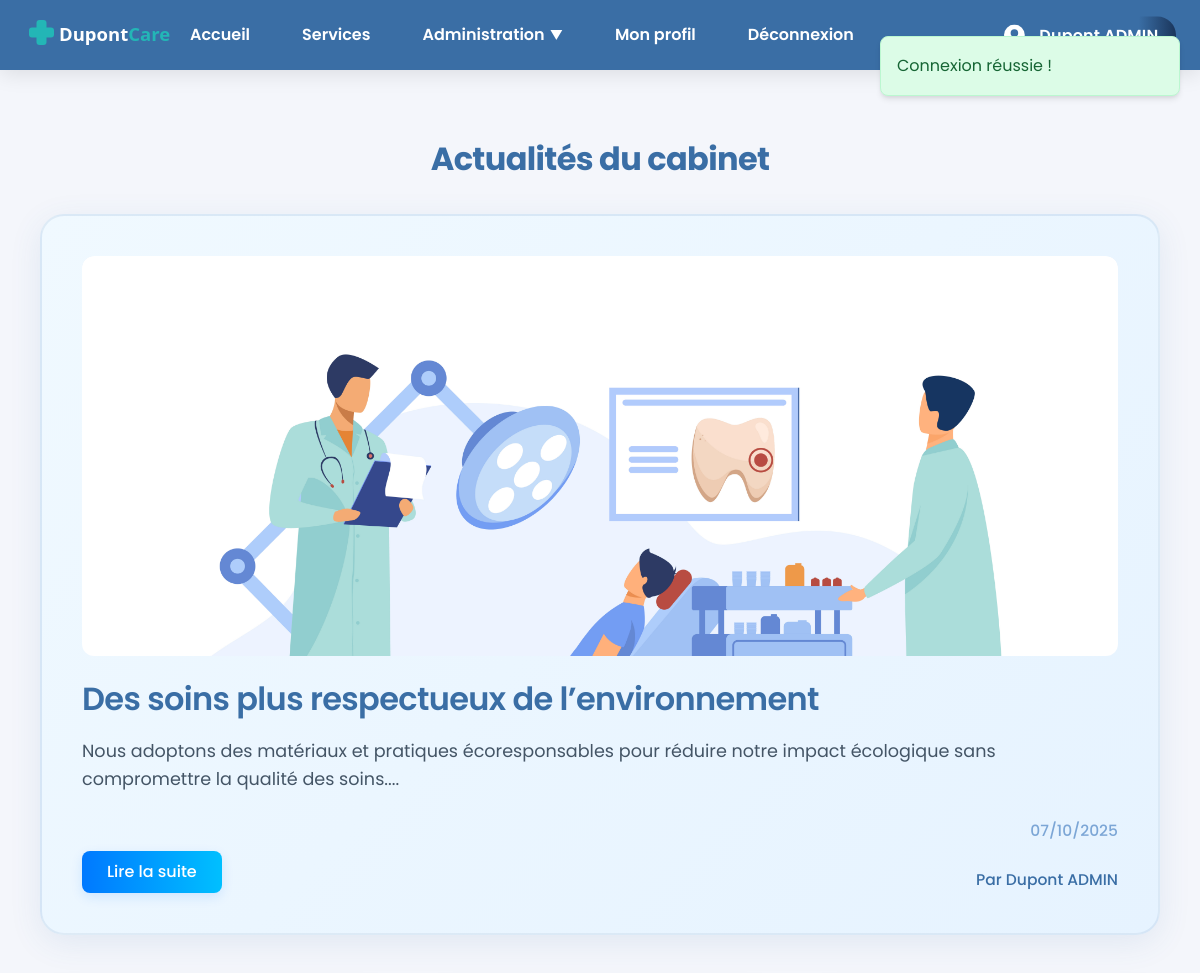
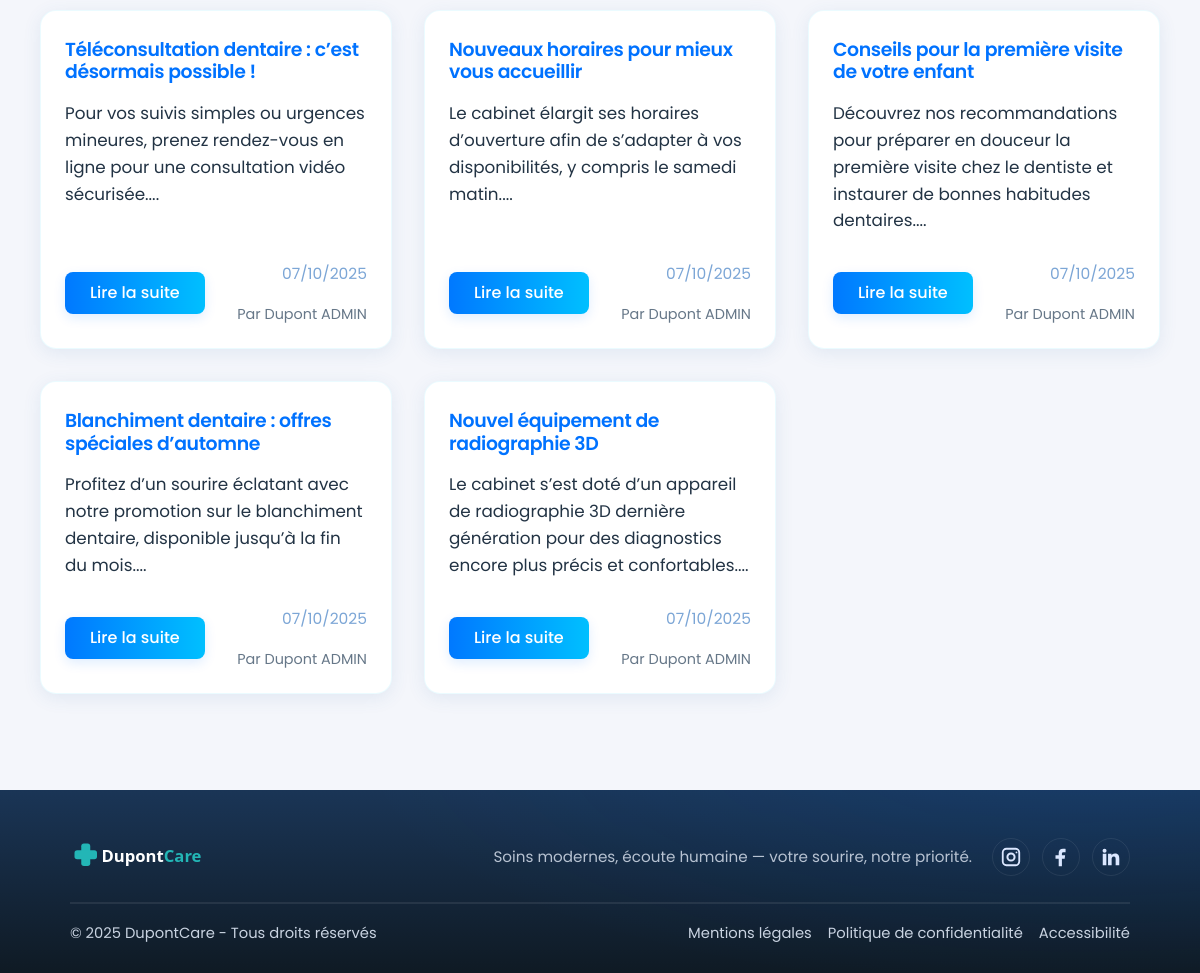
/index.php?page=actus (signed in), run on the app's committed database (2 pictures, top to bottom).
### tables this page shows
CREATE TABLE `actualite` (
  `id` int(10) UNSIGNED NOT NULL,
  `auteur_id` int(10) UNSIGNED NOT NULL,
  `titre` varchar(200) NOT NULL,
  `contenu` mediumtext NOT NULL,
  `date_publication` datetime DEFAULT NULL,
  `statut` enum('BROUILLON','PUBLIE','ARCHIVE') NOT NULL DEFAULT 'BROUILLON',
  `image` varchar(255) DEFAULT NULL
);

CREATE TABLE `utilisateur` (
  `id` int(10) UNSIGNED NOT NULL,
  `role` enum('PATIENT','MEDECIN','SECRETAIRE') NOT NULL,
  `nom` varchar(100) NOT NULL,
  `prenom` varchar(100) NOT NULL,
  `email` varchar(190) NOT NULL,
  `telephone` varchar(30) DEFAULT NULL,
  `avatar` varchar(255) DEFAULT NULL,
  `password_hash` varchar(255) NOT NULL,
  `date_inscription` datetime NOT NULL DEFAULT current_timestamp(),
  `date_naissance` date DEFAULT NULL
);

### app/core/App.php (called while the page is built, shortened)
<?php
class App {
    public function run() {
        $action = $_GET['action'] ?? 'index';
        $method = $action;
        $params = [];
        try {
            $controller = new $controllerClass();
            call_user_func_array([$controller, $method], $params);
        } catch (\Exception $e) {
            error_log("Exception détaillée: " . $e->getMessage());
            error_log("Fichier: " . $e->getFile() . " ligne " . $e->getLine());
            error_log("Stack trace: " . $e->getTraceAsString());
            http_response_code(404);
            include __DIR__ . '/../views/error/404.php';
        }
    }
}

### index.php (called while the page is built, shortened)
<?php
spl_autoload_register(function ($class) {
    $path = __DIR__ . '/' . str_replace('\\', '/', $class) . '.php';
});
$app = new App();
$app->run();

### app/core/Model.php (called while the page is built, shortened)
<?php
abstract class Model {
    public function __construct() {
        $this->db = Database::getInstance();
    }
}

### app/models/database.php (called while the page is built, shortened)
<?php
class Database {
    private static $instance = null;
    private $connection;
    private function __construct() {
        $host = 'localhost';
        $dbname = 'bdd_dupont';
        $user = 'root';
        $pass = '';
        $options = [
            PDO::ATTR_ERRMODE => PDO::ERRMODE_EXCEPTION,
            PDO::ATTR_DEFAULT_FETCH_MODE => PDO::FETCH_ASSOC,
            PDO::MYSQL_ATTR_INIT_COMMAND => 'SET NAMES utf8mb4'
        ];
        try {
            $this->connection = new PDO(
                "mysql:host=$host;dbname=$dbname",
                $user,
                $pass,
                $options
            );
        } catch (PDOException $e) {
            die('Erreur connexion BDD : ' . $e->getMessage());
        }
    }
    public function prepare($sql) {
        return $this->connection->prepare($sql);
    }
    public static function getInstance() {
        if (self::$instance === null) {
            self::$instance = new self();
        }
        return self::$instance;
    }
}

### app/models/ActuModel.php (called while the page is built, shortened)
<?php
class ActuModel extends Model {
        public function getAllActusAdmin($limit = null) {
            $sql = "SELECT a.*, u.nom as auteur_nom, u.prenom as auteur_prenom
                    FROM actualite a
                    JOIN utilisateur u ON a.auteur_id = u.id
                    ORDER BY a.date_publication DESC";
            if ($limit) {
                $sql .= " LIMIT ?";
                $stmt = $this->db->prepare($sql);
                $stmt->execute([$limit]);
            } else {
                $stmt = $this->db->prepare($sql);
                $stmt->execute();
            }
            return $stmt->fetchAll();
        }
    public function getAllActus($limit = null) {
        $sql = "SELECT a.*, u.nom as auteur_nom, u.prenom as auteur_prenom
                FROM actualite a
                JOIN utilisateur u ON a.auteur_id = u.id
                WHERE a.statut = 'PUBLIE'
                ORDER BY a.date_publication DESC";
        if ($limit) {
            $sql .= " LIMIT ?";
            $stmt = $this->db->prepare($sql);
            $stmt->execute([$limit]);
        } else {
            $stmt = $this->db->prepare($sql);
            $stmt->execute();
        }
        return $stmt->fetchAll();
    }
}

### app/views/actu-combined.php (the view, shortened to what this page needs)
<?php
include __DIR__ . '/templates/header.php';
include __DIR__ . '/templates/flash-messages.php';
?>
<main class="container">
    <div class="tabs-container">
        <div class="tabs-nav">
            <button class="tab-button" data-tab="tab-public">Actualités</button>
            <button class="tab-button" data-tab="tab-admin">Gestion des actualités</button>
        </div>
                <div id="tab-public" class="tab-content">
                        <section class="actu-section">
                                <h2>Actualités du cabinet</h2>
                                <div class="actu-container">
                                    <?php if (empty($actus)): ?>
                                        <p class="no-actus">Aucune actualité n'est disponible pour le moment.</p>
                                    <?php else: ?>
                                        <?php $latestActu = array_shift($actus); ?>
                                        <article class="actu-featured">
                                            <div class="actu-featured-content">
                                                <?php if (!empty($latestActu['image'])): ?>
                                                    <div class="actu-featured-image">
                                                        <img src="/cabinetdupont/public/uploads/<?php echo htmlspecialchars($latestActu['image']); ?>" alt="Image de l'actualité">
                                                    </div>
                                                <?php endif; ?>
                                                <h3><?php echo htmlspecialchars($latestActu['titre']); ?></h3>
                                                <p><?php echo htmlspecialchars(substr(strip_tags($latestActu['contenu']), 0, 400)) . '...'; ?></p>
                                                <div class="actu-footer">
                                                    <a href="index.php?page=actus&action=show&id=<?php echo $latestActu['id']; ?>" class="btn btn-primary">Lire la suite</a>
                                                    <div class="actu-meta">
                                                        <span class="actu-date"><?php echo date('d/m/Y', strtotime($latestActu['date_publication'])); ?></span>
                                                        <span class="actu-author">Par <?php echo htmlspecialchars($latestActu['auteur_prenom'] . ' ' . $latestActu['auteur_nom']); ?></span>
                                                    </div>
                                                </div>
                                            </div>
                                        </article>
                                        <div class="actu-list">
                                            <?php foreach ($actus as $actu): ?>
                                                <article class="actu-card">
                                                    <h3><?php echo htmlspecialchars($actu['titre']); ?></h3>
                                                    <p><?php echo htmlspecialchars(substr(strip_tags($actu['contenu']), 0, 200)) . '...'; ?></p>
                                                    <div class="actu-footer">
                                                        <a href="index.php?page=actus&action=show&id=<?php echo $actu['id']; ?>" class="btn btn-primary">Lire la suite</a>
                                                        <div class="actu-meta">
                                                            <span class="actu-date"><?php echo date('d/m/Y', strtotime($actu['date_publication'])); ?></span>
                                                            <span class="actu-author">Par <?php echo htmlspecialchars($actu['auteur_prenom'] . ' ' . $actu['auteur_nom']); ?></span>
                                                        </div>
                                                    </div>
                                                </article>
                                            <?php endforeach; ?>
                                        </div>
                                    <?php endif; ?>
                                </div>
                        </section>
                </div>
    </div>
</main>
<?php include __DIR__ . '/templates/footer.php'; ?>

### css/style.css (style rules this page uses)
:root { --bg: #f4f6fb; --brand: #3a6ea5; --accent: #00c6ff; --accent-2: #0072ff; --text: #1e2936; --white: #fff; --footer-bg: #0f1724; --footer-text: #c9d3e1; --footer-heading: #ffffff; --footer-line: rgba(255,255,255,0.08); }
* { box-sizing: border-box; margin: 0; padding: 0; scroll-behavior: auto; }
html, body { height: 100%; }
body { font-family: 'Poppins', system-ui, -apple-system, Segoe UI, Roboto, Arial, sans-serif; background: var(--bg); color: var(--text); line-height: 1.6; margin: 0; }
h1, h2, h3, h4, h5, h6 { font-family: 'Poppins', system-ui, -apple-system, Segoe UI, Roboto, Arial, sans-serif; color: var(--brand); font-weight: 600; line-height: 1.2; margin-bottom: 1rem; letter-spacing: -0.02em; }
h2 { font-size: 2rem; }
main { min-height: 100vh; width: 100%; padding: 20px; }
.container { max-width: 1200px; margin: 0 auto; padding: 0 24px; }
.btn { width: auto; display: inline-flex; align-items: center; justify-content: center; padding: 10px 12px; border-radius: 10px; background: linear-gradient(to right, var(--accent) 0%, var(--accent-2) 100%); background-size: 120% 100%; background-position: center; color: var(--white); font-weight: 600; text-decoration: none; font-size: 0.95rem; transition: opacity 0.2s, transform 0.2s, box-shadow 0.2s; box-shadow: 0 4px 12px rgba(0,114,255,0.18); align-self: flex-start; }

### css/login.css (style rules this page uses)
input, button, select, textarea { font-family: 'Poppins', system-ui, -apple-system, Segoe UI, Roboto, Arial, sans-serif !important; }
html, body { height: 100%; }
body { display: flex; flex-direction: column; min-height: 100vh; }
main { flex: 1 0 auto; }
body { font-family: 'Poppins', system-ui, -apple-system, Segoe UI, Roboto, Arial, sans-serif; background: #f4f6fb; color: #1e2936; margin: 0; min-height: 100vh; }

### css/register.css (style rules this page uses)
body { font-family: 'Poppins', system-ui, -apple-system, Segoe UI, Roboto, Arial, sans-serif; background: #f4f6fb; color: #1e2936; margin: 0; min-height: 100vh; }
html, body { height: 100%; }
body { display: flex; flex-direction: column; min-height: 100vh; }
main { flex: 1 0 auto; }

### css/tabs.css (style rules this page uses)
.tabs-container { margin-bottom: 2rem; }
.tabs-nav { display: flex; border-bottom: 2px solid #e0e0e0; margin-bottom: 2rem; }
.tab-button { padding: 1rem 2rem; border: none; background: none; font-size: 1.1rem; color: #666; cursor: pointer; position: relative; transition: all 0.3s ease; }
.tab-button.active { color: #3a6ea5; font-weight: 600; }
.tab-button.active::after { content: ''; position: absolute; bottom: -2px; left: 0; width: 100%; height: 2px; background-color: #3a6ea5; }
.tab-content { display: none; }
.tab-content.active { display: block; animation: fadeIn 0.3s ease-in-out; }

### css/profil.css (style rules this page uses)
.btn { display: inline-block; line-height: 1; padding: 12px 20px; border-radius: 10px; font-weight: 600; font-size: 1rem; text-decoration: none; border: 1px solid transparent; cursor: pointer; transition: transform 0.2s, box-shadow 0.2s, opacity 0.2s, border-color 0.2s; box-shadow: 0 4px 12px rgba(0,114,255,0.13); }

### data on the page
actualite: image (picture), titre "Des soins plus respectueux de l’environnement", contenu "Nous adoptons des matériaux et pratiques écoresponsables pour réduire notre impact écologique sans compromettre la qualité des soins.", date_publication "07/10/2025"
utilisateur: prenom+nom "Dupont ADMIN"
actualite: titre "Téléconsultation dentaire : c’est désormais possible !", contenu "Pour vos suivis simples ou urgences mineures, prenez rendez-vous en ligne pour une consultation vidéo sécurisée.", date_publication "07/10/2025", auteur.nom "Dupont ADMIN"
actualite: titre "Nouveaux horaires pour mieux vous accueillir", contenu "Le cabinet élargit ses horaires d’ouverture afin de s’adapter à vos disponibilités, y compris le samedi matin.", date_publication "07/10/2025", auteur.nom "Dupont ADMIN"
actualite: titre "Conseils pour la première visite de votre enfant", contenu "Découvrez nos recommandations pour préparer en douceur la première visite chez le dentiste et instaurer de bonnes habitudes dentaires.", date_publication "07/10/2025", auteur.nom "Dupont ADMIN"
actualite: titre "Blanchiment dentaire : offres spéciales d’automne", contenu "Profitez d’un sourire éclatant avec notre promotion sur le blanchiment dentaire, disponible jusqu’à la fin du mois.", date_publication "07/10/2025", auteur.nom "Dupont ADMIN"
actualite: titre "Nouvel équipement de radiographie 3D", contenu "Le cabinet s’est doté d’un appareil de radiographie 3D dernière génération pour des diagnostics encore plus précis et confortables.", date_publication "07/10/2025", auteur.nom "Dupont ADMIN"

### other printed values
$_SESSION['user_prenom'] . ' ' . $_SESSION['user_nom'] "Dupont ADMIN"
$_SESSION['success'] "Connexion réussie !"
